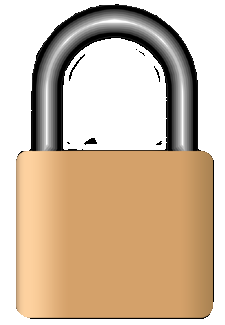
#> input picture web/images/alarm_status_1.png, 225 x 325 px; its folder holds only this picture in this run
$ python -i image_utils.py   (imports and definitions only)   (older library calls are emulated)
#> lines starting #> are read from the running program, lines starting #| are printed output that depends on the picture
### config.py
#!/usr/bin/python
import simplejson as json
import constants
import time
import sys
import copy
from shutil import copyfile
from collections import OrderedDict
import jsonschema
import os.path

config = None

# return all the configuration settings as an object
def get_config(validate=True):
	# load the configuration from the file
	load(validate)
	return config

# return all the configuration settings as a json object
def get_json_config(validate=True):
	return json.dumps(get_config(validate), default=lambda o: o.__dict__)

# reload the configuration
def reload(validate=True):
	config = None
	load(validate)

# load the configuration from file
def load(validate):
	# if the config is already loaded return
	global config
	if config is not None: return
	# load the constants
	const = constants.get_constants()
	# create a config.json file if does not exist
	if not os.path.isfile(const['config_file']):
		copyfile(const['config_file_example'],const['config_file'])
	# open the config file and load it
	with open(const['config_file'], 'r') as file:
		config_file_content = file.read()
	file.close()
	config = json.loads(config_file_content, object_pairs_hook=OrderedDict)
	# store the raw configuration into a variable
	config["config_json"] = config_file_content
	# load config schema
	with open(const['config_file_schema'], 'r') as file:
		const['config_schema_json'] = file.read()
	file.close()
	# adapt the units if needed
	if "general" in config:
		if config["general"]["units"]["imperial"]:
			const["formats"]["length"]["suffix"] = "in"
			const["formats"]["length"]["formatter"] = "float_2"
			const["formats"]["speed"]["suffix"] = "m/h"
		if config["general"]["units"]["fahrenheit"]:
			const["formats"]["temperature"]["suffix"] = u'\u00B0F'
			const["formats"]["temperature"]["formatter"] = "int"
	else:
		# probably this is the upgrade process
		config["general"] = {}
		config["general"]["timeframes"]= {}
		config["general"]["timeframes"]["realtime_hours"] = 0
		config["general"]["timeframes"]["recent_hours"] = 0
		config["general"]["timeframes"]["history_days"] = 0
	# attach the constants
	config['constants'] = const
	# validate the configuration against the schema
	if validate:
		try:
			jsonschema.validate(json.loads(config["config_json"]),json.loads(const['config_schema_json']))
		except Exception,e:
			print "The configuration file is not compliant with the schema or the schema is incorrect: "+str(e)
			sys.exit(1)

# save the configuration
# [15 lines left out: function save, not called in this run]

# main
# [2 lines that do not run on import are left out]

### image_utils.py
#!/usr/bin/python
import sys
import cv2
import numpy
import base64

import utils
#> (the call stopped at in load, `const = constants.get_constants()`: constants is not available in this run)
import logger
#> (the call stopped at in load, `const = constants.get_constants()`: constants is not available in this run)
import config
# [1 line that did not run here, left out]
conf = config.get_config()
#> (the call stopped at in load, `const = constants.get_constants()`: constants is not available in this run)
#> further down, picture is the input picture: shape (325, 225, 3); mean B, G, R 163.6, 187.6, 209.4

# variables
detect_objects_debug = False
current_index = 1

# return a cv2 image object from a binary image
# [12 lines left out: functions import_image, export_image, not called in this run]

# normalize an image
def normalize(image,hist=True,blur=False):
#> called with hist = True, blur = False
	if image is None: return image
	normalized = image
	normalized = cv2.cvtColor(normalized, cv2.COLOR_BGR2GRAY)
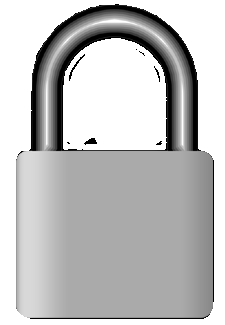
#> normalized: shape (325, 225); min 0, max 255, mean 191.4
	if hist: normalized = cv2.equalizeHist(normalized)
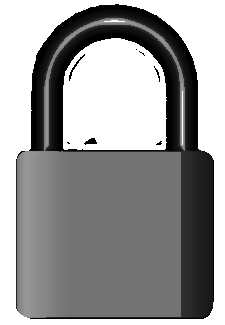
#> normalized: shape (325, 225); min 0, max 255, mean 152.2
	if blur: normalied = cv2.GaussianBlur(normalized, (21, 21), 0)
	return normalized

# detect movement between two images
# [76 lines left out: functions detect_movement, detect_objects, save_tmp_image, not called in this run]

>>> import cv2
>>> picture = cv2.imread('web/images/alarm_status_1.png')
>>> result = normalize(picture)
